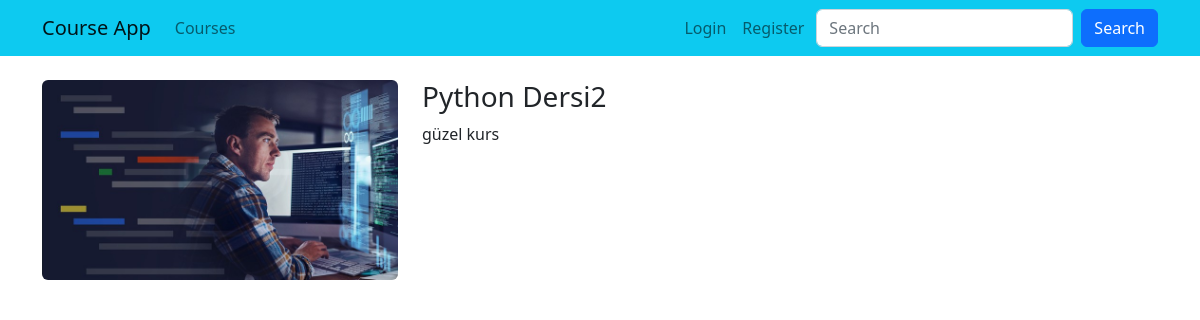
/courses/python-dersi2, run on the app's committed database.
### courses/models.py (models this page shows, shortened)
class Course(models.Model):
    title = models.CharField(max_length=50)
    description =models.TextField()
    image = models.ImageField(upload_to="images",default="")
    date = models.DateField(auto_now_add=True)
    isActive = models.BooleanField(default=False)
    isHome = models.BooleanField(default=False)
    slug = models.SlugField(null=False,default="",unique=True, db_index=True,blank=True,editable=False)
    categories = models.ManyToManyField(Category,related_name="kurslar",blank=True)

### courses/views.py (the view)
# urls.py: path("<slug:slug>",views.courseDetail,name="course_detail"),
def courseDetail(request,slug):
    course = get_object_or_404(Course,slug=slug)
    context = {
        "course":course,
    }
    return render(request, "courses/course_details.html",context)

### courses/templates/courses/course_details.html (shortened to what this page needs)
{% extends "layout.html" %}
{% load static %}
{% block css_files %}
    <link rel="stylesheet" href="{% static "/courses/css/style.css" %}">
{% endblock css_files %}
{% block content %}
    <div class="container">
        <div class="row mt-4">
            <div class="col-4">
                <img class="rounded img-fluid" src="{{course.image.url}}" alt="{{course.title}}">
            </div>
            <div class="col-8">
                <h1 class="h3">
                    {{course.title}}
                </h1>
                <p>
                    {{course.description}}
                </p>
            </div>
        </div>
    </div>
{% endblock content %}

### data on the page
Course: image (picture), title "Python Dersi2", description "güzel kurs"
